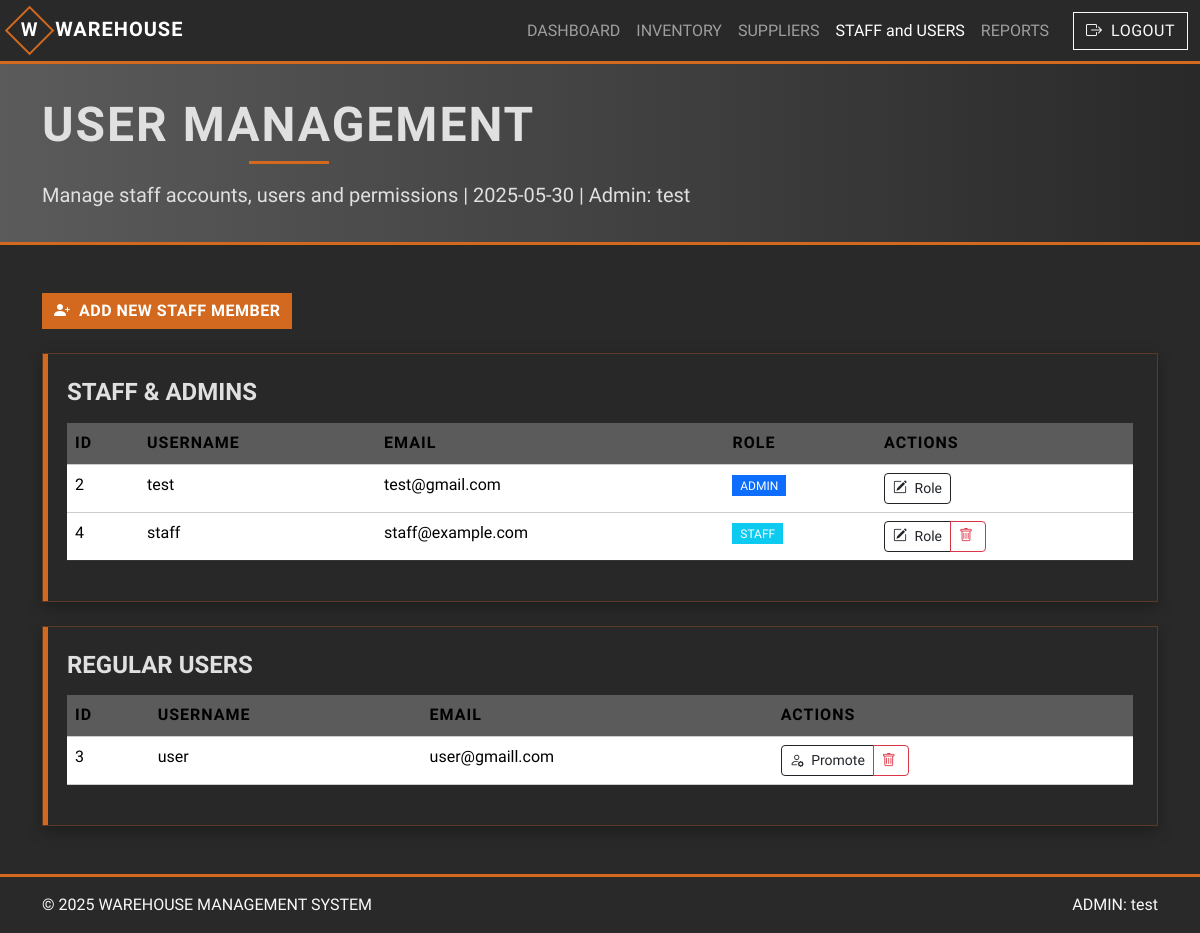
The page /staff_management.php (signed in) on the database its author committed.
### tables this page shows
CREATE TABLE `users` (
  `id` int(10) UNSIGNED NOT NULL,
  `username` varchar(50) NOT NULL,
  `email` varchar(100) NOT NULL,
  `password` varchar(255) NOT NULL,
  `role` enum('admin','staff','user') DEFAULT 'user',
  `created_at` timestamp NOT NULL DEFAULT current_timestamp()
);

### staff_management.php (the view, shortened to what this page needs)
<?php
require 'db.php';
try {
    $stmt = $pdo->prepare("SELECT id, username, email, role FROM users WHERE role IN ('staff', 'admin') ORDER BY role, username");
    $stmt->execute();
    $staffUsers = $stmt->fetchAll(PDO::FETCH_ASSOC);
} catch (PDOException $e) {
    $errorMsg = "Error fetching staff users: " . $e->getMessage();
    $staffUsers = [];
}
try {
    $stmt = $pdo->prepare("SELECT id, username, email, role FROM users WHERE role = 'user' ORDER BY username");
    $stmt->execute();
    $regularUsers = $stmt->fetchAll(PDO::FETCH_ASSOC);
} catch (PDOException $e) {
    $errorMsg = "Error fetching regular users: " . $e->getMessage();
    $regularUsers = [];
}
?>
<!DOCTYPE html>
<html lang="en">
<head>
    <link href="https://cdn.jsdelivr.net/npm/bootstrap@5.3.3/dist/css/bootstrap.min.css" rel="stylesheet">
    <link rel="stylesheet" href="https://cdn.jsdelivr.net/npm/bootstrap-icons@1.11.1/font/bootstrap-icons.css">
    <link href="assets/css/style.css" rel="stylesheet">
</head>
<body>
    <?php include 'includes/navbar.php'; ?>
    <header>
        <div class="container">
            <h1 class="display-5 fw-bold mb-3">USER MANAGEMENT</h1>
            <p class="lead mb-0">Manage staff accounts, users and permissions | <?= date('Y-m-d') ?> | Admin: <?= htmlspecialchars($_SESSION['username']) ?></p>
        </div>
    </header>
    <main class="container py-5">
        <div class="mb-4">
            <button class="btn btn-primary" data-bs-toggle="modal" data-bs-target="#addStaffModal">
                <i class="bi bi-person-plus-fill me-1"></i> Add New Staff Member
            </button>
        </div>
        <div class="card-glass p-4 mb-4">
            <h4 class="fw-bold mb-3">STAFF & ADMINS</h4>
            <div class="table-responsive">
                <table class="table table-custom">
                    <thead>
                        <tr>
                            <th>ID</th>
                            <th>USERNAME</th>
                            <th>EMAIL</th>
                            <th>ROLE</th>
                            <th>ACTIONS</th>
                        </tr>
                    </thead>
                    <tbody>
                        <?php if (count($staffUsers) > 0): ?>
                            <?php foreach ($staffUsers as $user): ?>
                                <tr>
                                    <td><?= $user['id'] ?></td>
                                    <td><?= htmlspecialchars($user['username']) ?></td>
                                    <td><?= htmlspecialchars($user['email']) ?></td>
                                    <td>
                                        <span class="badge bg-<?= $user['role'] === 'admin' ? 'primary' : 'info' ?>">
                                            <?= strtoupper($user['role']) ?>
                                        </span>
                                    </td>
                                    <td>
                                        <div class="btn-group">
                                            <button class="btn btn-sm btn-outline-dark" data-bs-toggle="modal" data-bs-target="#editRoleModal"
                                                    data-user-id="<?= $user['id'] ?>"
                                                    data-username="<?= htmlspecialchars($user['username']) ?>"
                                                    data-role="<?= $user['role'] ?>">
                                                <i class="bi bi-pencil-square me-1"></i> Role
                                            </button>
                                            <?php if ($user['id'] != $_SESSION['uid']):  ?>
                                            <button class="btn btn-sm btn-outline-danger" data-bs-toggle="modal" data-bs-target="#deleteUserModal"
                                                    data-user-id="<?= $user['id'] ?>"
                                                    data-username="<?= htmlspecialchars($user['username']) ?>">
                                                <i class="bi bi-trash me-1"></i>
                                            </button>
                                            <?php endif; ?>
                                        </div>
                                    </td>
                                </tr>
                            <?php endforeach; ?>
                        <?php else: ?>
                            <tr>
                                <td colspan="5" class="text-center">No staff members found</td>
                            </tr>
                        <?php endif; ?>
                    </tbody>
                </table>
            </div>
        </div>
        <div class="card-glass p-4">
            <h4 class="fw-bold mb-3">REGULAR USERS</h4>
            <div class="table-responsive">
                <table class="table table-custom">
                    <thead>
                        <tr>
                            <th>ID</th>
                            <th>USERNAME</th>
                            <th>EMAIL</th>
                            <th>ACTIONS</th>
                        </tr>
                    </thead>
                    <tbody>
                        <?php if (count($regularUsers) > 0): ?>
                            <?php foreach ($regularUsers as $user): ?>
                                <tr>
                                    <td><?= $user['id'] ?></td>
                                    <td><?= htmlspecialchars($user['username']) ?></td>
                                    <td><?= htmlspecialchars($user['email']) ?></td>
                                    <td>
                                        <div class="btn-group">
                                            <button class="btn btn-sm btn-outline-dark" data-bs-toggle="modal" data-bs-target="#editRoleModal"
                                                    data-user-id="<?= $user['id'] ?>"
                                                    data-username="<?= htmlspecialchars($user['username']) ?>"
                                                    data-role="<?= $user['role'] ?>">
                                                <i class="bi bi-person-gear me-1"></i> Promote
                                            </button>
                                            <button class="btn btn-sm btn-outline-danger" data-bs-toggle="modal" data-bs-target="#deleteUserModal"
                                                    data-user-id="<?= $user['id'] ?>"
                                                    data-username="<?= htmlspecialchars($user['username']) ?>">
                                                <i class="bi bi-trash me-1"></i>
                                            </button>
                                        </div>
                                    </td>
                                </tr>
                            <?php endforeach; ?>
                        <?php else: ?>
                            <tr>
                                <td colspan="4" class="text-center">No regular users found</td>
                            </tr>
                        <?php endif; ?>
                    </tbody>
                </table>
            </div>
        </div>
    </main>
    <footer class="mt-auto text-center py-3 text-light">
        <div class="container d-flex justify-content-between align-items-center">
            <span>© <?= date('Y') ?> WAREHOUSE MANAGEMENT SYSTEM</span>
            <span>ADMIN: <?= htmlspecialchars($_SESSION['username']) ?></span>
        </div>
    </footer>
</body>
</html>

### assets/css/style.css (style rules this page uses)
:root { --primary: #D2691E; --secondary: #F2C078; --dark: #292929; --gray: #5B5B5B; --light: #E0E0E0; --warning: #F9A620; --danger: #E74C3C; --success: #27AE60; }
body { min-height: 100vh; background: var(--dark) url("../img/warehouse-concrete.jpg") center/cover fixed; display: flex; flex-direction: column; font-family: 'Roboto Condensed', system-ui, -apple-system, sans-serif; color: var(--light); }
.card-glass { background: rgba(41, 41, 41, .85); border: 1px solid rgba(210, 105, 30, .3); border-radius: 0; box-shadow: 0 5px 15px rgba(0, 0, 0, .3); transition: all 0.2s ease; position: relative; overflow: hidden; }
.card-glass::before { content: ""; position: absolute; top: 0; left: 0; width: 5px; height: 100%; background: var(--primary); }
.btn-primary { background: var(--primary); border: none; border-radius: 0; text-transform: uppercase; font-weight: 600; letter-spacing: 0.5px; }
header { background: linear-gradient(to right, var(--gray) 0%, var(--dark) 100%) !important; border-bottom: 3px solid var(--primary); padding: 2rem 0 !important; }
header h1 { text-transform: uppercase; letter-spacing: 2px; position: relative; display: inline-block; padding-bottom: 10px; }
header h1:after { content: ""; position: absolute; bottom: 0; left: 50%; transform: translateX(-50%); width: 80px; height: 3px; background: var(--primary); }
.table-custom { background: rgba(41, 41, 41, .85); color: var(--light); border: none; }
.table-custom th { background: var(--gray); text-transform: uppercase; font-weight: 600; letter-spacing: 1px; border-bottom: 2px solid var(--primary); }
.table-custom td, .table-custom th { border-color: rgba(91, 91, 91, .3); }
.badge { border-radius: 0; font-weight: normal; padding: 0.35em 0.65em; }
footer { border-top: 3px solid var(--primary); background: var(--dark) !important; }

### rows shown on the page
users: id "2", username "test", email "test@gmail.com", role "ADMIN"
users: id "4", username "staff", email "staff@example.com", role "STAFF"
users: id "3", username "user", email "user@gmaill.com"

### other values the page prints
$_SESSION['username'] "test"
